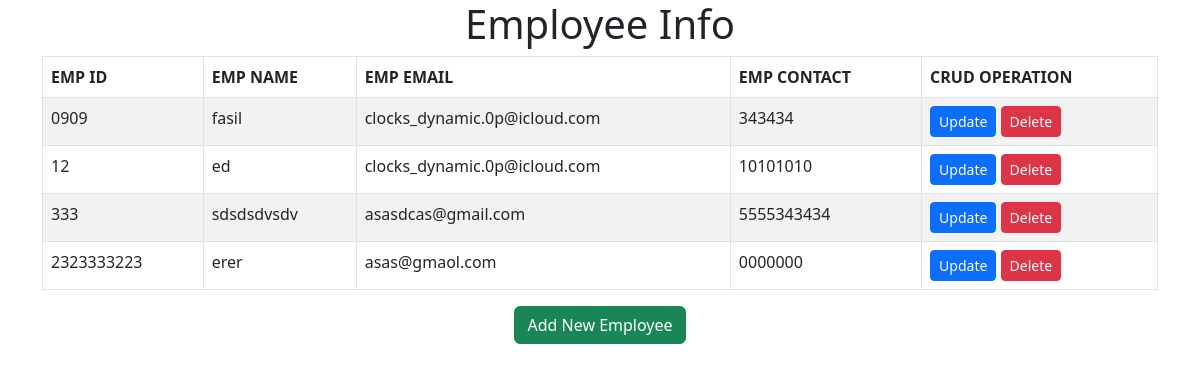
Page /show/ on the committed database.
### emp_regi/models.py (models this page shows)
class Employee(models.Model):
    emp_id = models.CharField(max_length=20)
    emp_name = models.CharField(max_length=100)
    emp_email = models.EmailField()
    emp_contact = models.CharField(max_length=15)

### emp_regi/views.py (the view)
# urls.py: path("", RedirectView.as_view(pattern_name='show'), name='default_view'),
def show(request):
    employees = Employee.objects.all()
    return render(request, "show.html", {"employees": employees})

### emp_regi/templates/show.html (shortened to what this page needs)
{% load static %}
<!DOCTYPE html>
<html lang="en">
<head>
    <link href="https://cdn.jsdelivr.net/npm/bootstrap@5.3.0-alpha1/dist/css/bootstrap.min.css" rel="stylesheet">
</head>
<body>
    <div class="container">
        <h1 class="text-center">Employee Info</h1>
        <table class="table table-striped table-bordered">
            <thead class="thead-dark">
                <tr>
                    <th>EMP ID</th>
                    <th>EMP NAME</th>
                    <th>EMP EMAIL</th>
                    <th>EMP CONTACT</th>
                    <th>CRUD OPERATION</th>
                </tr>
            </thead>
            <tbody>
                {% for emp_regi in employees %}
                <tr>
                    <td>{{ emp_regi.emp_id }}</td>
                    <td>{{ emp_regi.emp_name }}</td>
                    <td>{{ emp_regi.emp_email }}</td>
                    <td>{{ emp_regi.emp_contact }}</td>
                    <td>
                        <a href="/edit/{{ emp_regi.emp_id }}" class="btn btn-primary btn-sm">Update</a>
                        <a href="/delete/{{ emp_regi.emp_id }}" class="btn btn-danger btn-sm">Delete</a>
                    </td>
                </tr>
                {% endfor %}
            </tbody>
        </table>
        <div class="text-center">
            <a href="/emp" class="btn btn-success">Add New Employee</a>
        </div>
    </div>
</body>
</html>

### rows in the picture
Employee: emp_id "0909", emp_name "fasil", emp_email "clocks_dynamic.0p@icloud.com", emp_contact "343434"
Employee: emp_id "12", emp_name "ed", emp_email "clocks_dynamic.0p@icloud.com", emp_contact "10101010"
Employee: emp_id "333", emp_name "sdsdsdvsdv", emp_email "asasdcas@gmail.com", emp_contact "5555343434"
Employee: emp_id "2323333223", emp_name "erer", emp_email "asas@gmaol.com", emp_contact "0000000"
